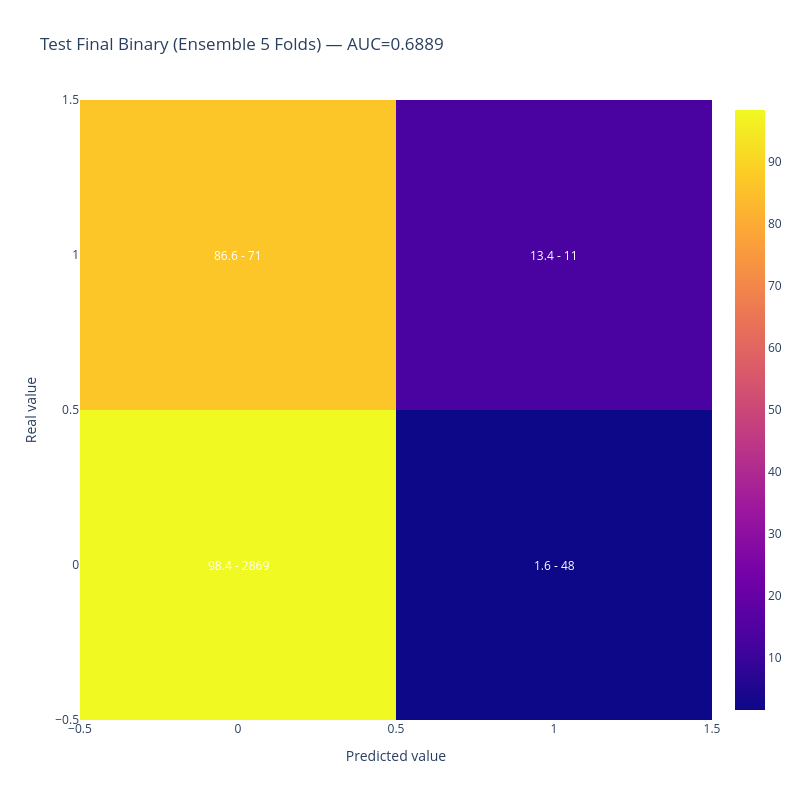

The notebook cell saved with this chart:
### Code cell
# ── Comparación contra Baseline ────────────────────────────────────────────
metrics_test = pd.DataFrame({
    'Métrica'      : ['AUC', 'Avg Precision', 'F1 (clase 0)', 'Accuracy', 'Balanced Accuracy'],
    'Baseline_Test': [auc_baseline_test, ap_baseline_test, f1_baseline_test, acc_baseline_test, bacc_baseline_test],
    'FE_Test'      : [auc_final_test, ap_final_test, f1_final_test, acc_final_test, bacc_final_test],
    'Δ_Test'       : [auc_final_test  - auc_baseline_test,
                      ap_final_test   - ap_baseline_test,
                      f1_final_test   - f1_baseline_test,
                      acc_final_test  - acc_baseline_test,
                      bacc_final_test - bacc_baseline_test],
})

if USE_META_TRAIN:
    metrics_test['Baseline_Meta'] = [auc_baseline_meta, ap_baseline_meta, f1_baseline_meta, acc_baseline_meta, bacc_baseline_meta]
    metrics_test['FE_Meta']       = [auc_final_meta, ap_final_meta, f1_final_meta, acc_final_meta, bacc_final_meta]
    metrics_test['Δ_Meta']        = [auc_final_meta  - auc_baseline_meta,
                                      ap_final_meta   - ap_baseline_meta,
                                      f1_final_meta   - f1_baseline_meta,
                                      acc_final_meta  - acc_baseline_meta,
                                      bacc_final_meta - bacc_baseline_meta]

display(metrics_test.round(4))

plot_confusion_matrix(
    y_test, y_pred_test,
    title=f'Test Final Binary (Ensemble {N_FOLDS} Folds) — AUC={auc_final_test:.4f}',
).show()

if USE_META_TRAIN:
    plot_confusion_matrix(
        y_meta, y_pred_meta,
        title=f'Meta-Train Binary (Ensemble {N_FOLDS} Folds) — AUC={auc_final_meta:.4f}',
    ).show()

### Figure 1 — Plotly figure (JSON) as saved in the notebook; plotly's stock layout.template omitted (floating-point values rounded to 4 significant figures)
{"data": [{"type": "heatmap", "x": [0, 1], "y": [0, 1], "z": [[98.35, 1.646], [86.59, 13.41]]}], "layout": {"annotations": [{"font": {"color": "white"}, "showarrow": false, "text": "98.4 - 2869", "x": 0, "xref": "x", "y": 0, "yref": "y"}, {"font": {"color": "white"}, "showarrow": false, "text": "1.6 - 48", "x": 1, "xref": "x", "y": 0, "yref": "y"}, {"font": {"color": "white"}, "showarrow": false, "text": "86.6 - 71", "x": 0, "xref": "x", "y": 1, "yref": "y"}, {"font": {"color": "white"}, "showarrow": false, "text": "13.4 - 11", "x": 1, "xref": "x", "y": 1, "yref": "y"}], "height": 800, "title": {"text": "Test Final Binary (Ensemble 5 Folds) — AUC=0.6889"}, "width": 800, "xaxis": {"title": {"text": "Predicted value"}}, "yaxis": {"title": {"text": "Real value"}}}}
